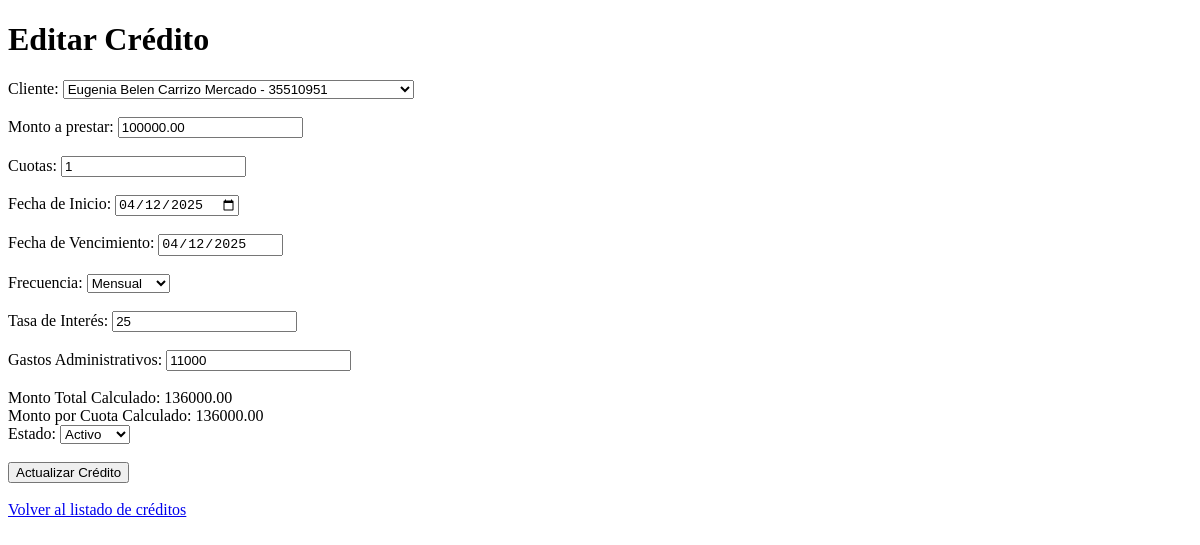
The app's page /src/modules/creditos/editar_credito.php?id=14, older data.
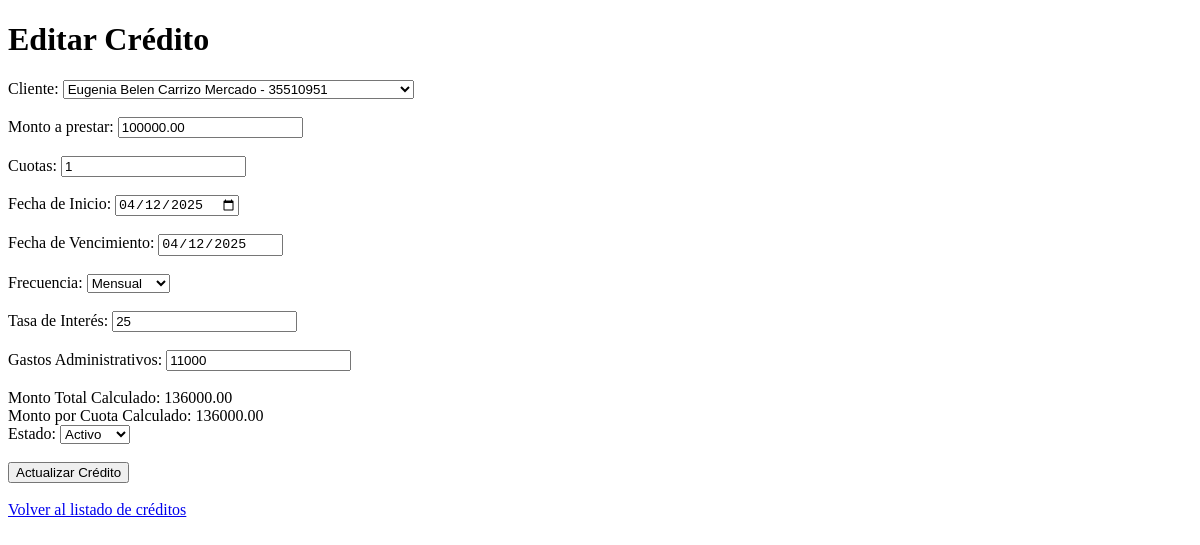
The same page, newer data.
### tables this page shows
CREATE TABLE `creditos` (
  `id` int(10) UNSIGNED NOT NULL,
  `cliente_id` int(10) UNSIGNED NOT NULL,
  `monto` decimal(10,2) NOT NULL,
  `monto_total` decimal(10,2) NOT NULL,
  `monto_cuota` decimal(10,2) NOT NULL,
  `cuotas` int(10) NOT NULL,
  `fecha_inicio` date NOT NULL,
  `fecha_vencimiento` date NOT NULL,
  `estado` enum('Activo','Vencido','Pagado') NOT NULL,
  `frecuencia` enum('mensual','quincenal','semanal') NOT NULL
);

CREATE TABLE `clientes` (
  `id_cliente` int(10) UNSIGNED NOT NULL,
  `nombre` text NOT NULL,
  `apellido` text NOT NULL,
  `dni` varchar(20) NOT NULL,
  `domicilio` varchar(100) NOT NULL,
  `telefono` varchar(20) NOT NULL,
  `estado` enum('Activo','Deudor','Inactivo') NOT NULL
);

### src/modules/creditos/editar_credito.php (the view, shortened to what this page needs)
<?php
require_once '../../config/database.php';
$credito_id = intval($_GET['id']);
$query = "SELECT cliente_id, monto, cuotas, fecha_inicio, fecha_vencimiento, frecuencia, estado
          FROM creditos
          WHERE id = ?";
$stmt = $conn->prepare($query);
$stmt->bind_param("i", $credito_id);
$stmt->execute();
$result = $stmt->get_result();
$credito = $result->fetch_assoc();
$clientes_query = "SELECT id_cliente, nombre, apellido, dni FROM clientes";
$clientes_result = $conn->query($clientes_query);
?>
<!DOCTYPE html>
<html lang="es">
<head>
</head>
<body>
    <h1>Editar Crédito</h1>
    <form action="editar_credito.php?id=<?php echo $credito_id; ?>" method="POST">
        <label for="cliente_id">Cliente:</label>
        <select name="cliente_id" id="cliente_id" required>
            <?php while ($cliente = $clientes_result->fetch_assoc()): ?>
                <option value="<?php echo $cliente['id_cliente']; ?>" <?php echo $cliente['id_cliente'] == $credito['cliente_id'] ? 'selected' : ''; ?>>
                    <?php echo htmlspecialchars($cliente['nombre'] . ' ' . $cliente['apellido'] . ' - ' . $cliente['dni']); ?>
                </option>
            <?php endwhile; ?>
        </select><br><br>
        <label for="monto">Monto a prestar:</label>
        <input type="number" name="monto" id="monto" step="0.01" value="<?php echo $credito['monto']; ?>" required><br><br>
        <label for="cuotas">Cuotas:</label>
        <input type="number" name="cuotas" id="cuotas" value="<?php echo $credito['cuotas']; ?>" required><br><br>
        <label for="fecha_inicio">Fecha de Inicio:</label>
        <input type="date" name="fecha_inicio" id="fecha_inicio" value="<?php echo $credito['fecha_inicio']; ?>" required onchange="calcularVencimiento()"><br><br>
        <label for="fecha_vencimiento">Fecha de Vencimiento:</label>
        <input type="date" name="fecha_vencimiento_visible" id="fecha_vencimiento" value="<?php echo $credito['fecha_vencimiento']; ?>" readonly><br><br>
        <label for="frecuencia">Frecuencia:</label>
        <select name="frecuencia" id="frecuencia" required>
            <option value="mensual" <?php echo $credito['frecuencia'] == 'mensual' ? 'selected' : ''; ?>>Mensual</option>
        </select><br><br>
        <label for="intereses">Tasa de Interés:</label>
        <input type="number" name="intereses" id="intereses" step="0.01" value=25 required><br><br>
        <label for="gastos">Gastos Administrativos:</label>
        <input type="number" name="gastos" id="gastos" step="0.01" value=11000 required><br><br>
        <div>
            <label>Monto Total Calculado:</label>
            <span id="monto_total_display">0.00</span>
        </div>
        <div>
            <label>Monto por Cuota Calculado:</label>
            <span id="monto_cuota_display">0.00</span>
        </div>
        <label for="estado">Estado:</label>
        <select name="estado" id="estado" required>
            <option value="Activo" <?php echo $credito['estado'] == 'Activo' ? 'selected' : ''; ?>>Activo</option>
        </select><br><br>
        <button type="submit">Actualizar Crédito</button>
    </form>
    <br>
    <a href="index_creditos.php">Volver al listado de créditos</a>
</body>
</html>

Row changes from the older to the newer data that the page shows:
changed creditos "Mensual": estado "Activo" → (not shown)
Text that changed along with them:
form field estado: (not shown) → "Activo"
